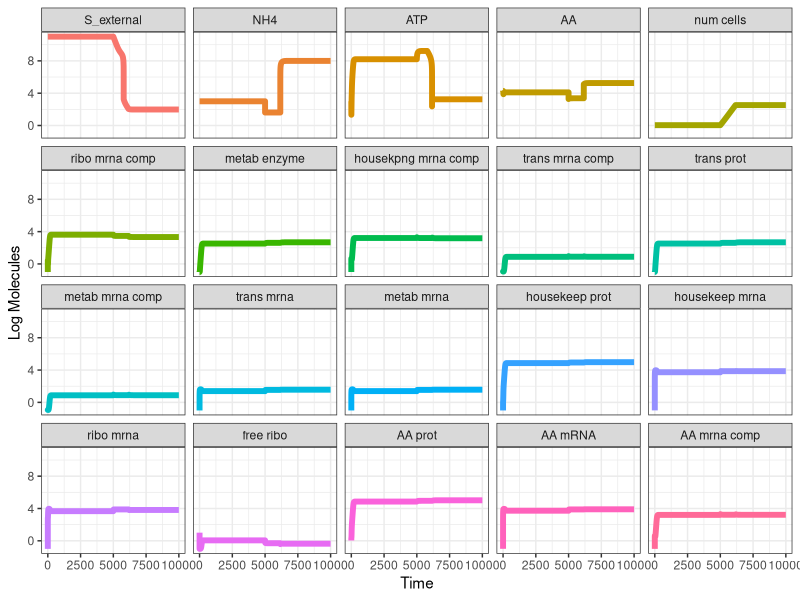

Reproduce this figure in R. (Note: this script raises an error after producing the figure.)
# rm(list=ls())
# graphics.off()

library(ggplot2)
library(reshape2)
# library(gridExtra)
# library(cowplot)
# library(R.utils)

#pick a few points rom green cloud and plot all odes manually. try to find param combinations where reasonable end points. 
#use thresholds. try to increase k_cat_AA as wel as increasing k_a to keep ratio roughly the same


# important_data <- read.csv("param-sweep5-results.csv")
# raw_data <- read.csv("../data/0.1/param-sweep-0.1-0.1-0.1-0.1-1000.0-0.1.csv")#oscillation
# raw_data <- read.csv("../data/param-sweep-10.0-10.0-10.0-10.0-10.0-10.0.csv")
raw_data<- read.csv("multilevel-output.csv")

# raw_data<- important_data[-1]
sorted_data= raw_data[,order(names(raw_data))]
colnames(sorted_data)<- substring(names(sorted_data),6)

sorted_again<-sorted_data[,c("tamp","1","15","21","22","20","2","3","4","5","6","7","8","9","10","12","13","14","23","24","25")]
colnames(sorted_again)= c("timestep","S_external","NH4","ATP","AA","num cells","ribo mrna comp","metab enzyme","housekpng mrna comp","trans mrna comp","trans prot","metab mrna comp","trans mrna","metab mrna","housekeep prot","housekeep mrna","ribo mrna","free ribo","AA prot","AA mRNA","AA mrna comp")

# sorted_again<-sorted_data[,c("tamp","1","2","3","4","5","6","7","8","9","10","11","12","13","14","15","16","17","18","19","20","21","22","23","24","25")]
# colnames(sorted_again)= c("timestep","1S_external","2ribo mrna comp","3metab enzyme","4housekpng mrna comp","5trans mrna comp","6transporter prot","7metab mrna comp","8trans mrna","9metab mrna","10housekepng prot","11si","12housekpng mrna","13ribo mrna","14free ribo","15NH4 int","16nit mrna","17nit mrna comp","18nitrogenase","19cumulative NH4","20num cells","21ATP","22AA","23AA prot","24AA mRNA","25AA mrna comp")
short_data<- sorted_again[sorted_again$timestep > 0 ,]
short_data<- short_data[short_data$timestep < 16000 ,]

melted_data<- melt(sorted_again, id.var="timestep")
melted_short<- melt(short_data, id.var="timestep")

plt1 = ggplot(data = melted_short, aes(x = timestep, y = log10(value+0.1))) +theme_bw() +theme(legend.position = "none")+ labs(y="Log Molecules", x = "Time")+geom_line(aes(color = variable), size = 2)+ facet_wrap(~ variable, ncol = 5)
plt1

# important_data$un_ov<- 
# important_data$log_AA <- log(important_data$AminoAcid)+0.1
# important_data$log_atp <- log(important_data$ATP)+0.1
# plot(log10(sorted_again$`22AA`), log10(sorted_again$`21ATP`))#, col = sorted_again$timestep)
# plot(log10(important_data$AminoAcid), log10(important_data$ATP))
par(mfrow= c(2,1))
# times<- c(1,1000)
plot(log10(sorted_again$`22AA`), x = sorted_again$timestep)#, xlim = times, main = "params all 1.0")
plot(log10(sorted_again$`21ATP`),x = sorted_again$timestep)#, xlim = times)
plot(log10(sorted_again$`20num cells`),x = sorted_again$timestep)#, xlim = times)
# plot((sorted_again$`22AA`), (sorted_again$`21ATP`))

thresholded<- subset(important_data, important_data$AminoAcid >= 1 & important_data$ATP >= 1)
plot(log10(thresholded$AminoAcid), log10(thresholded$ATP), col = ceiling(log10(thresholded$k_a_NH4 +1)), main = "coloured by k_a_NH4")
legend(x = 7, y = 7, legend = c('0.1','10','1000'), pch = 1,col = unique(ceiling(log10(thresholded$k_a_NH4 +1))))

selected<- subset(important_data, log10(important_data$ATP)>6 & log10(important_data$AminoAcid)>5)
plot(log10(selected$AminoAcid), log10(selected$ATP))
max(selected$AminoAcid)

# under<- subset(important_data, important_data$AminoAcid < 1000 | important_data$ATP < 1000)
# plot(log(under$AminoAcid), log(under$ATP))
# 
# ordered<- thresholded[order(thresholded$AminoAcid,thresholded$ATP),]
# hist(log(ordered$k_ribo_a))
# 
# good_points<- subset(under, log10(under$ATP)>5.5)
# plot(log(good_points$AminoAcid), log(good_points$ATP))


moles<- 0.0015 #moles of ATP in an e coli
molecules<- moles * 6 *10^23

# selected<- subset(good_points, log(good_points$AminoAcid)> 5.24)
# plot(log(selected$AminoAcid), log(selected$ATP))

getmode(selected$k_ribo_a)
hist(log(selected$k_ribo_a))

getmode<- function(v){
  uniqv<- unique(v)
  uniqv[which.max(tabulate(match(v, uniqv)))]
  
}

# hists<- ggplot(under, aes(log(under$k_a_NH4) )) + geom_histogram(alpha = 0.2)
# hists

non_neg_data <- subset(important_data, important_data$AminoAcid >= 0 & important_data$ATP >= 0)
non_neg_data$log_AA<- log(non_neg_data$AminoAcid)
non_neg_data$log_ATP<- log(non_neg_data$ATP)
non_neg_data$product<- as.numeric(as.character(non_neg_data[,3]))* as.numeric(as.character(non_neg_data[,4]))* as.numeric(as.character(non_neg_data[,5]))* as.numeric(as.character(non_neg_data[,6]))* as.numeric(as.character(non_neg_data[,7]))* as.numeric(as.character(non_neg_data[,8]))* as.numeric(as.character(non_neg_data[,9]))
non_neg_data$product_col<- log(non_neg_data$product)
non_neg_data$product_col<- non_neg_data$product_col - min(non_neg_data$product_col)

# plt <- ggplot(data = non_neg_data, aes(x = k_ribo_AA_a, y = , colour = AminoAcid)) +geom_point() +facet_grid(rows = non_neg_data$k_ribo_a)
# plt
# plot(x = important_data$k_ribo_AA_a, y = important_data$k_ribo_a_AA, col = important_data$AminoAcid)
plot(x = non_neg_data$AminoAcid, y = non_neg_data$ATP)
plot(x = non_neg_data$log_AA, y = non_neg_data$log_ATP)#, col = non_neg_data$k_ribo_AA_a, main = "colored by k_a_NH4")
plot(x = non_neg_data$log_AA, y = non_neg_data$log_ATP, col = non_neg_data$k_cat_AA ,main = "colored by k_cat_AA")



df1<- subset(thresholded, thresholded$k_a_NH4== '0.1')
df2<- subset(thresholded, thresholded$k_a_NH4== '10')
df3<- subset(thresholded, thresholded$k_a_NH4== '1000')
plot(x = log10(df1$AminoAcid), y = log10(df1$ATP), main = "k_a_NH4 = 0.1")
plot(x = log10(df2$AminoAcid), y = log10(df2$ATP), main = "k_a_NH4 = 10")
plot(x = log10(df3$AminoAcid), y = log10(df3$ATP), main = "k_a_NH4 = 1000")


hist(x = log10(non_neg_data$k_cat_AA))
hist(x = non_neg_data$AminoAcid)

boxplot(non_neg_data$log_AA ~ non_neg_data$log_ATP)



# require(graphics); require(grDevices)
# x  <- as.matrix(mtcars)
# rc <- rainbow(nrow(x), start = 0, end = .3)
# cc <- rainbow(ncol(x), start = 0, end = .3)
# hv <- heatmap(x, col = cm.colors(256), scale = "column",
#               RowSideColors = rc, ColSideColors = cc, margins = c(5,10),
#               xlab = "specification variables", ylab =  "Car Models",
#               main = "heatmap(<Mtcars data>, ..., scale = \"column\")")
# utils::str(hv) # the two re-ordering index vectors
